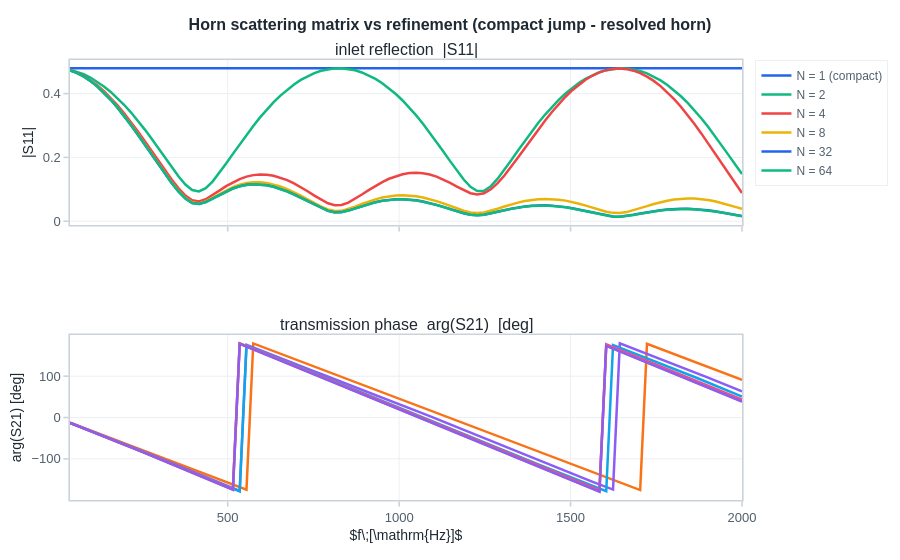

The code cell stored with this chart in its notebook:
### Markdown cell above
## The scattering matrix

The 2-port scattering matrix `S` maps the incoming acoustic waves (inlet + outlet) to the outgoing ones:
$$
\begin{bmatrix} \widehat{g}_a \\ \widehat{f}_b \end{bmatrix}
=
\begin{bmatrix} r_{+} & t_{-} \\ t_{+} & r_{-} \end{bmatrix}
\begin{bmatrix} \widehat{f}_a \\ \widehat{g}_b \end{bmatrix},
$$
We read it between the **inlet edge (0)** and the **outlet edge (1)** across a frequency sweep, at several resolutions.
To do so, we use the `perturbation_response`, which populates a database of forced response results in which scattering information can be extracted.
`|S11|` is the inlet reflection coefficient; watch it collapse as the horn is resolved and drop with frequency, as a longer horn (relative to the wavelength) becomes a better impedance match.

### Code cell
def scatter(n, freqs):
    "Scattering matrix S(inlet edge 0 -> outlet edge 1), shape (n_freq, 2, 2)."
    sol = horn(n).solve()
    resp = sol.perturbation_response(np.atleast_1d(np.asarray(freqs, dtype=float)), excite=("acoustic",))
    return np.asarray(resp.scattering_matrix(0, 1)).reshape(-1, 2, 2)


freqs = np.linspace(40.0, 2000.0, 100)
resolutions = [1, 2, 4, 8, 32, 64]
S = {n: scatter(n, freqs) for n in resolutions}

fig = make_subplots(
    rows=2, cols=1, shared_xaxes=True, subplot_titles=("inlet reflection  |S11|", "transmission phase  arg(S21)  [deg]")
)
for n in resolutions:
    lbl = "N = 1 (compact)" if n == 1 else f"N = {n}"
    fig.add_scatter(x=freqs, y=np.abs(S[n][:, 0, 0]), name=lbl, row=1, col=1)
    fig.add_scatter(x=freqs, y=np.degrees(np.angle(S[n][:, 1, 0])), name=lbl, showlegend=False, row=2, col=1)
fig.update_xaxes(title_text=r"$f\;[\mathrm{Hz}]$", row=2, col=1)
fig.update_yaxes(title_text="|S11|", row=1, col=1)
fig.update_yaxes(title_text="arg(S21) [deg]", row=2, col=1)
fig.update_layout(height=560, title="Horn scattering matrix vs refinement (compact jump - resolved horn)")
fig.show()
